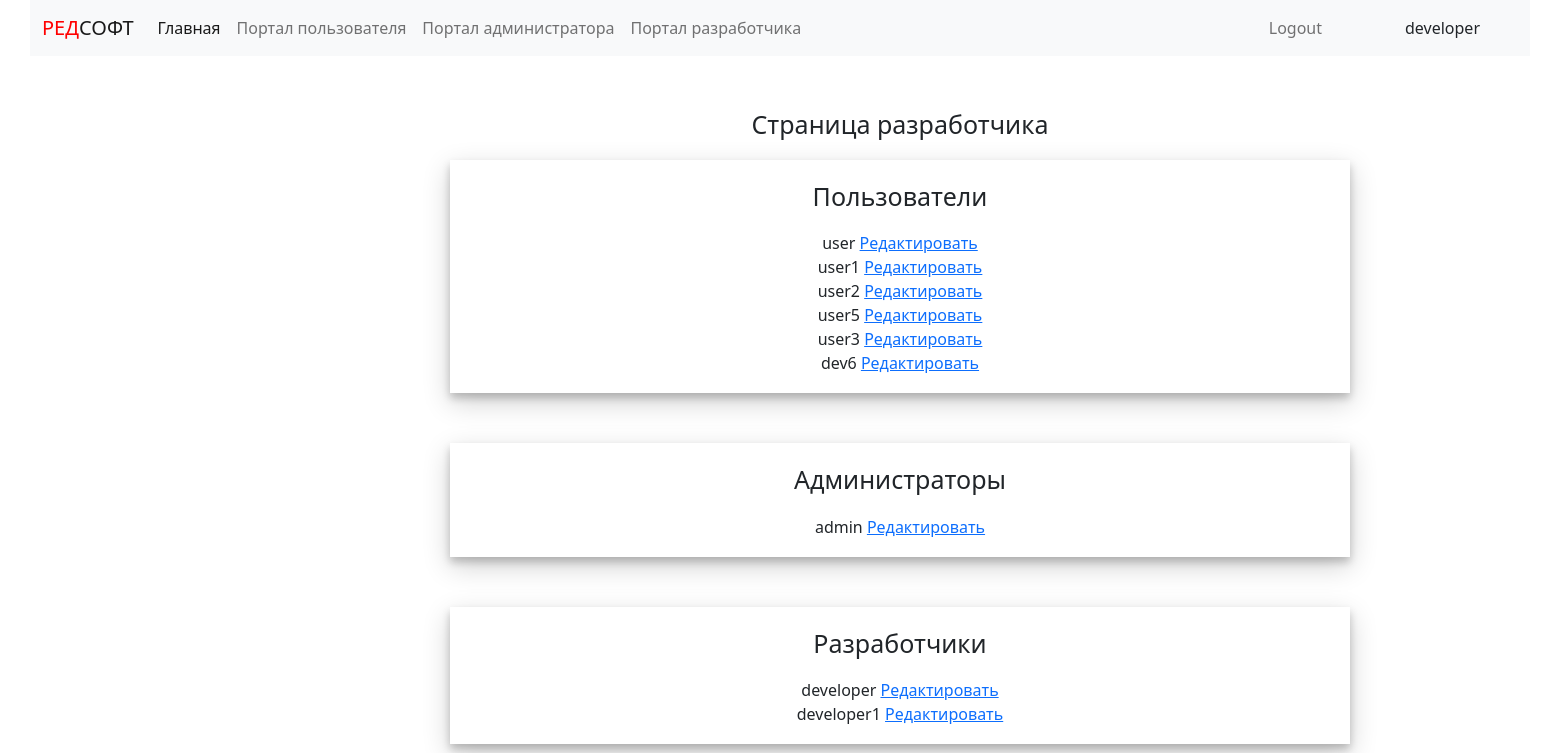
Screenshot of /developer/ (signed in) with the database file from the repository.
### authapp/models.py (models this page shows, shortened)
class User(AbstractUser):
    ADMIN = 'ADMIN'
    USER = 'USER'
    DEVELOPER = "DEV"
    ROLE_CHOICES = (
        (ADMIN, 'Administrator'),
        (USER, 'User'),
        (DEVELOPER, 'Developer')
    )
    role = models.CharField(choices=ROLE_CHOICES, default=USER, blank=True, null=True, max_length=50)
    objects = UserManager()

### mainapp/views.py (the view)
# urls.py: path('developer/', mainapp.dev, name="dev"),
def dev(request):
    if not request.user.is_anonymous:
        if request.user.is_superuser:
            users = User.objects.filter(role='USER')
            administrators = User.objects.filter(role='ADMIN')
            developers = User.objects.filter(is_superuser=True)
            content = {'users': users, 'administrators': administrators, 'developers': developers}
            return render(request, 'mainapp/developer.html', content)
        else:
            return HttpResponseNotFound('<h1> Page not found</h1>')
    else:
        return HttpResponseNotFound('<h1> Page not found</h1>')

### mainapp/templates/mainapp/developer.html
{% extends 'mainapp/base.html' %}
{% load static %}
{% block content %}
    <div class="content">
        <p>
            Страница разработчика
        </p>
     <div class="col-md-6 form-admin bottom-admin">
        <p> Пользователи </p>
            {% for user in users%}
                <div class="content-user">
                    {{ user.username }} <a href="{% url 'main:editdev' user.id %}">Редактировать</a>
                </div>
            {% endfor %}
        </div>
        <div class="col-md-6 form-admin bottom-admin">
        <p> Администраторы </p>
            {% for admin in administrators %}
                <div class="content-user">
                    {{ admin.username }} <a href="{% url 'main:editdev' admin.id %}">Редактировать</a>
                </div>
            {% endfor %}
        </div>
        <div class="col-md-6 form-admin">
        <p> Разработчики </p>
            {% for dev in developers %}
                <div class="content-user">
                    {{ dev.username }} <a href="{% url 'main:editdev' dev.id %}">Редактировать</a>
                </div>
            {% endfor %}
        </div>
</div>
{% endblock %}

### mainapp/templates/mainapp/base.html (shortened to what this page needs)
<!DOCTYPE html>
{% load static %}
<html lang="en">
<head>
    {% block head %}
        <link rel="stylesheet" type="text/css" href="{% static 'css/bootstrap.min.css' %}">
        <link rel="stylesheet" type="text/css" href="{% static 'css/style.css' %}">
    {% endblock %}
</head>
<body>
        <div class="bloсk">
            <div class="header">
                <nav class="navbar navbar-expand-lg navbar-light bg-light right-log">
                  <div class="container-fluid">
                      <a class="navbar-brand" href="{% url 'index' %}"><h><span style="color: red">РЕД</span>СОФТ</h></a>
                    <div class="collapse navbar-collapse" id="navbarNav">
                      <ul class="navbar-nav">
                        <li class="nav-item">
                          <a class="nav-link active" aria-current="page" href="{% url 'index' %}">Главная</a>
                        </li>
                          {% if user.is_authenticated %}
                                {% if user.role == 'ADMIN' or user.role == 'USER' or user.is_superuser%}
                        <li class="nav-item">
                          <a class="nav-link" href="{% url 'main:user' %}">Портал пользователя</a>
                        </li>
                                {% endif %}
                                {% if user.role == 'ADMIN' or user.is_superuser%}
                          <li class="nav-item">
                          <a class="nav-link" href="{% url 'main:admin' %}">Портал администратора</a>
                        </li>
                                {% endif %}
                                {% if user.is_superuser%}
                          <li class="nav-item">
                          <a class="nav-link" href="{% url 'main:dev' %}">Портал разработчика</a>
                        </li>
                                {% endif %}
                          {% endif %}
                           {% if user.is_authenticated %}
                                <li class="nav-item logname">
                                        {{user.username}}
                                </li>
                                <li class="nav-item log">
                                  <a href="{% url 'auth:logout' %}" class="nav-link">Logout</a>
                                    </li>
                           {% endif %}
                      </ul>
                    </div>
                  </div>
                </nav>
            </div>
            {% block content %}
            {% endblock %}
        </div>
</body>
</html>

### static/css/style.css (style rules this page uses)
* { margin: 0; padding: 0; }
.header { width: 1500px; margin: 0 auto; }
p { text-align: center; font-size: 25px; }
.content { padding-top: 50px; margin: 0 auto; width: 1800px; }
.log { position: absolute; right: 200px; }
.logname { position: absolute; right: 50px; padding-top: 8px; }
.right-log { position: relative; }
.form-admin { padding: 1%; box-shadow: 0 5px 8px 0 rgba(0, 0, 0, 0.2), 0 9px 26px 0 rgba(0, 0, 0, 0.19); margin: 0 auto; }
.bottom-admin { margin-bottom: 50px; }
.content-user { text-align: center; }

### rows the page displays
User: username "developer"
User: username "user"
User: username "user1"
User: username "user2"
User: username "user5"
User: username "user3"
User: username "dev6"
User: username "admin"
User: username "developer1"
